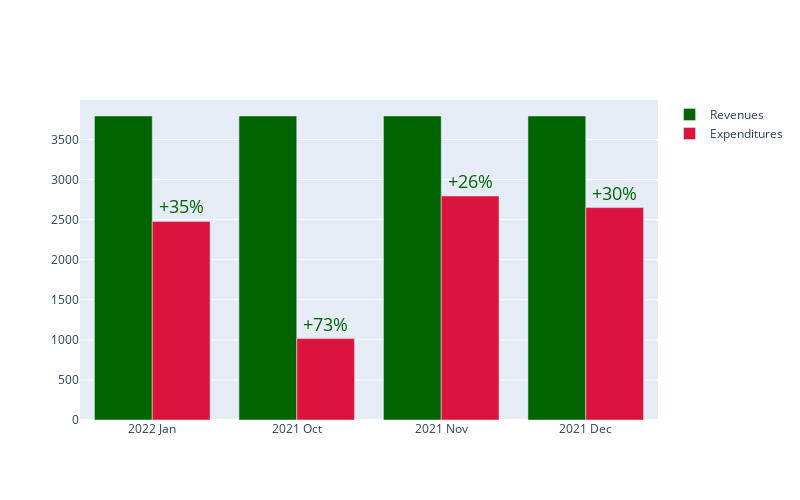

Write notebook code for a chart like this one.
### Code cell
import plotly.graph_objects as go

months = months
rev_numbers = avg_revenue_list
exp_numbers = monthly_expenditures_list

## calculate percentage change of an animal from SF to LA
exp_rev_percent_change = [100*(rev_count - exp_count) / rev_count 
                        for rev_count, exp_count in zip(rev_numbers, exp_numbers)]

## pass the text to the second graph_object only
fig = go.Figure(data=[
    go.Bar(name='Revenues', x=months, y=rev_numbers, marker_color='darkgreen'),
    go.Bar(name='Expenditures', x=months, y=exp_numbers, marker_color='crimson', 
        text=[f"+{percent_change:.0f}%" if percent_change < 0 
              else f"+{percent_change:.0f}%"
              for percent_change in exp_rev_percent_change ],
        textposition='outside',
        textfont_size=18,
        textfont_color='darkgreen'
        )
])
# Change the bar mode
fig.update_layout(barmode='group', autosize=True, width=800, height=500)
fig.show()

### Figure 1 — Plotly figure (JSON) as saved in the notebook; plotly's stock layout.template omitted (floating-point values rounded to 4 significant figures)
{"data": [{"marker": {"color": "darkgreen"}, "name": "Revenues", "type": "bar", "x": ["2022 Jan", "2021 Oct", "2021 Nov", "2021 Dec"], "y": [3794.0, 3794.0, 3794.0, 3794.0]}, {"marker": {"color": "crimson"}, "name": "Expenditures", "text": ["+35%", "+73%", "+26%", "+30%"], "textfont": {"color": "darkgreen", "size": 18}, "textposition": "outside", "type": "bar", "x": ["2022 Jan", "2021 Oct", "2021 Nov", "2021 Dec"], "y": [2479.0, 1016.0, 2796.0, 2651.0]}], "layout": {"autosize": true, "barmode": "group", "height": 500, "width": 800, "xaxis": {"autorange": true, "range": [-0.5, 3.5], "type": "category"}, "yaxis": {"autorange": true, "range": [0, 3993.0], "type": "linear"}}}
